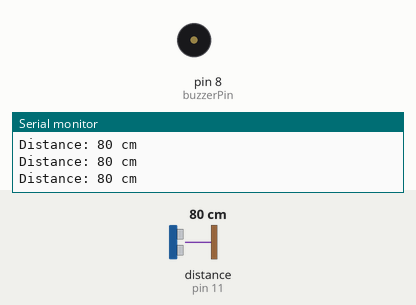
A sketch run on a simulated Arduino Uno, built with avr-gcc and run on an emulated ATmega328P. Parts: buzzer (waves = sounding, pin HIGH), the last lines printed to the serial monitor. Wiring (inferred from the names in the program): ultrasonic range finder: trigger pin 12; echo pin 11. Inputs (shaded band) come from the test bench; at power-on: distance to the obstacle (sensor on pin 11) 80 cm. The echo pulse lasts 58.3 µs per cm; pins used as bus, display or sensor lines are not drawn.

Above: at 1.2 s.
1.3 s: distance to the obstacle (sensor on pin 11) set to 17 cm
2.8 s: distance to the obstacle (sensor on pin 11) set to 14 cm
At 3.8 s:
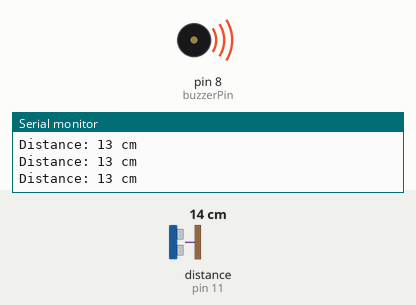
4.3 s: distance to the obstacle (sensor on pin 11) set to 18 cm
At 5.5 s:
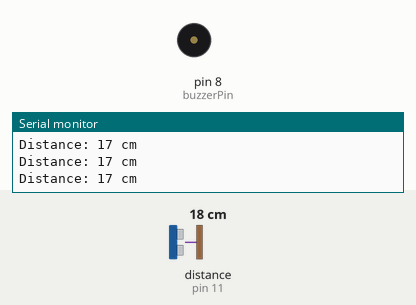
5.8 s: distance to the obstacle (sensor on pin 11) set to 2 cm
At 6.6 s:
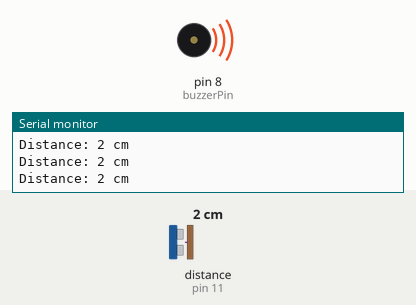
Timing chart, 0 to 8.3 s (numbered marks = the images above; inputs shaded):
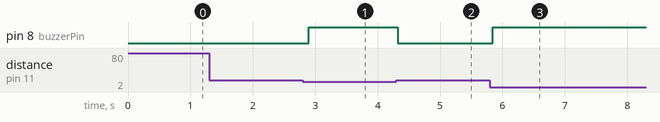

The sketch:

m4_distance_alarm.ino
```cpp
// m4_distance_alarm.ino — Mission 4 · Distance Alarm
// HC-SR04 ultrasonic sensor measures distance.
// If something gets closer than 15 cm → buzzer beeps!
// No library needed — we talk to the sensor directly.
//
// Wiring:
//   HC-SR04 VCC → 5V   GND → GND
//   HC-SR04 Trig → pin 12
//   HC-SR04 Echo → pin 11
//   Active buzzer (+) → pin 8    buzzer (–) → GND

const int trigPin  = 12; // sends the ultrasonic pulse
const int echoPin  = 11; // listens for the echo
const int buzzerPin = 8; // active buzzer — just HIGH/LOW to beep

const int alarmDistance = 15; // beep if object is closer than this (cm)

void setup() {
  pinMode(trigPin, OUTPUT);
  pinMode(echoPin, INPUT);
  pinMode(buzzerPin, OUTPUT);
  Serial.begin(9600); // open Serial Monitor to watch the distance!
}

long measureCm() {
  // 1. Make sure Trig starts LOW
  digitalWrite(trigPin, LOW);
  delayMicroseconds(2);

  // 2. Send a 10-microsecond HIGH pulse on Trig
  digitalWrite(trigPin, HIGH);
  delayMicroseconds(10);
  digitalWrite(trigPin, LOW);

  // 3. Measure how long Echo stays HIGH (the round-trip time)
  long duration = pulseIn(echoPin, HIGH);

  // 4. Convert time to centimetres (sound travels ~58 µs per cm round-trip)
  long cm = duration / 58;
  return cm;
}

void loop() {
  long cm = measureCm();

  Serial.print("Distance: ");
  Serial.print(cm);
  Serial.println(" cm");

  if (cm > 0 && cm < alarmDistance) {
    digitalWrite(buzzerPin, HIGH); // BEEP!
  } else {
    digitalWrite(buzzerPin, LOW);  // quiet
  }

  delay(100); // check 10 times per second
}
```

Measured:
- the behaviour switches between 16 and 15 cm on distance to the obstacle (sensor on pin 11) (found by bisection; images 0 and 1)
- after the input at 2.8 s, pin 8 (buzzerPin): LOW → HIGH after 0.10 s
- after the input at 4.3 s, pin 8 (buzzerPin): HIGH → LOW at once
- after the input at 5.8 s, pin 8 (buzzerPin): LOW → HIGH after 0.05 s
